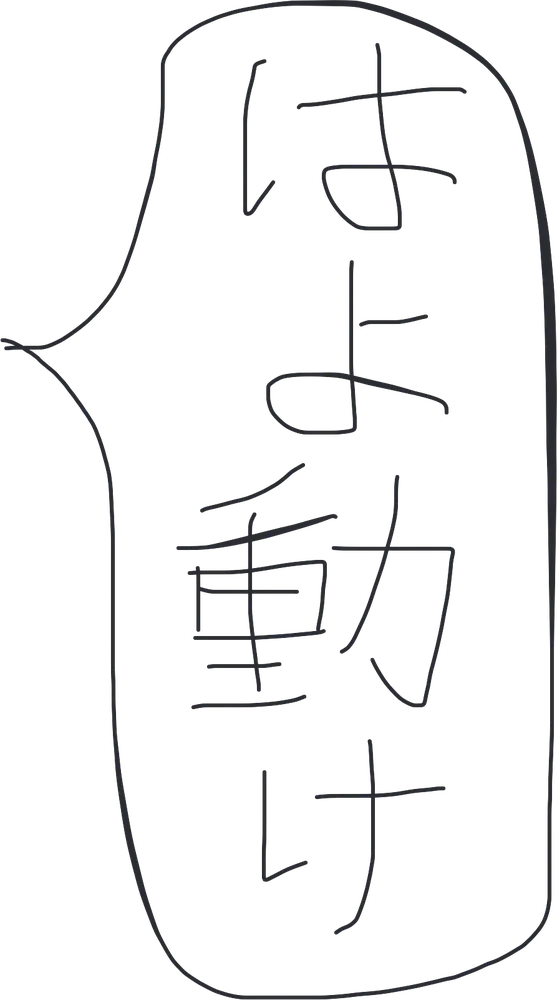
#> input picture assets/draw_bubble.webp, 557 x 1000 px, shrunk from 893 x 1602 before the run
$ python -i build_bubble.py   (imports and definitions only)
#> lines starting #> are read from the running program, lines starting #| are printed output that depends on the picture
# -*- coding: utf-8 -*-
"""手書きの「はよ動け」(白線・黒地)を、紙に載せられる形にする。

本人が黒地に白で書いたものを受け取るので、
  1. 明るさをそのまま alpha に移す(白い線 = 不透明、黒地 = 透明)
  2. JPEG のノイズを切るため、下側にしきい値を置く
  3. 色は本編の鉛筆と同じ #2b2b33 に置き換える
  4. 線のある範囲だけに切り詰める

使い方:
  uv run --with pillow python _source/build_bubble.py _source/hanae_hukidashi_2026-09-05.jpg
"""
import sys
from PIL import Image

LO, HI = 38, 185          # これ以下は透明、これ以上は不透明
INK = (43, 43, 51, 255)   # 本編の鉛筆と同じ色


def build(src, out="assets/draw_bubble.webp"):
#> called with src = '../assets/draw_bubble.webp', out = 'assets/draw_bubble.webp'
    g = Image.open(src).convert("L")
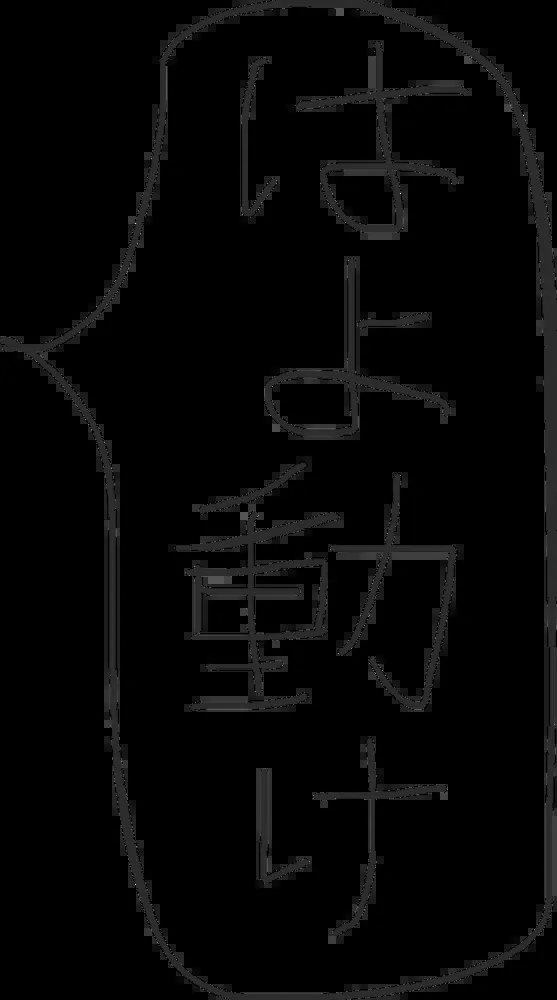
#> g: PIL image 557x1000 L; min 0, max 255, mean 6.5
    a = g.point(lambda v: 0 if v <= LO else (255 if v >= HI else int((v - LO) * 255 / (HI - LO))))
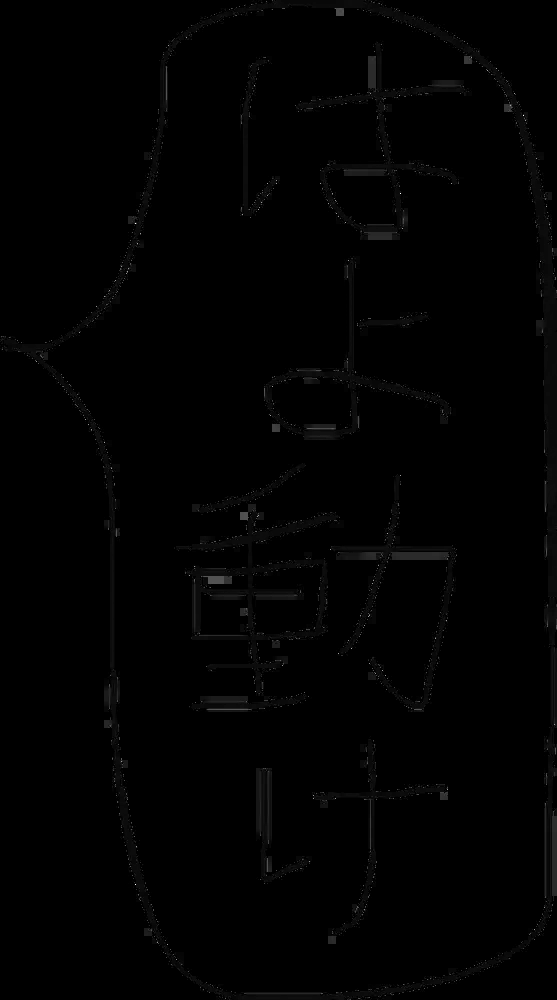
#> a: PIL image 557x1000 L; min 0, max 255, mean 1.6
    a = a.crop(a.getbbox())
    im = Image.new("RGBA", a.size, INK)
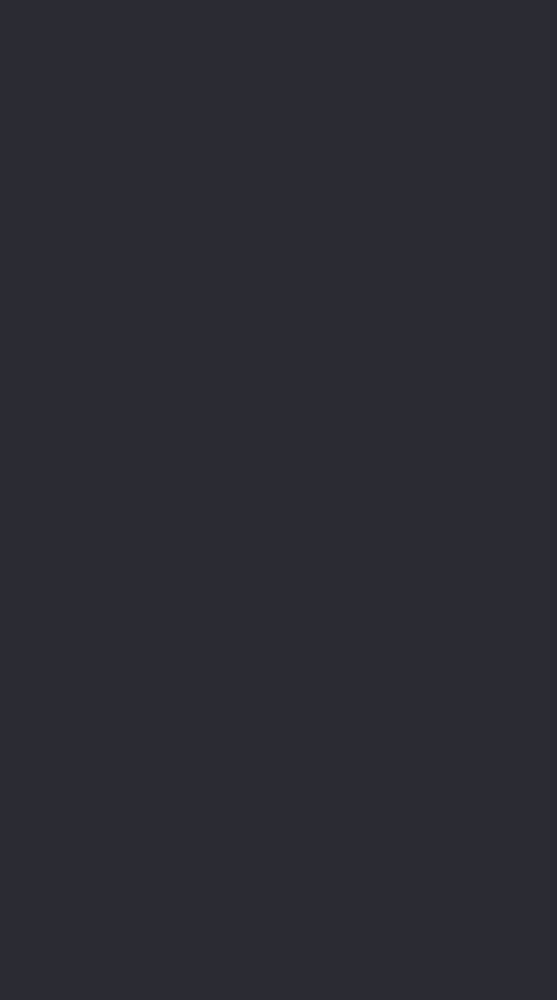
#> im: PIL image 557x1000 RGBA; mean R, G, B, A 43, 43, 51, 255
    im.putalpha(a)
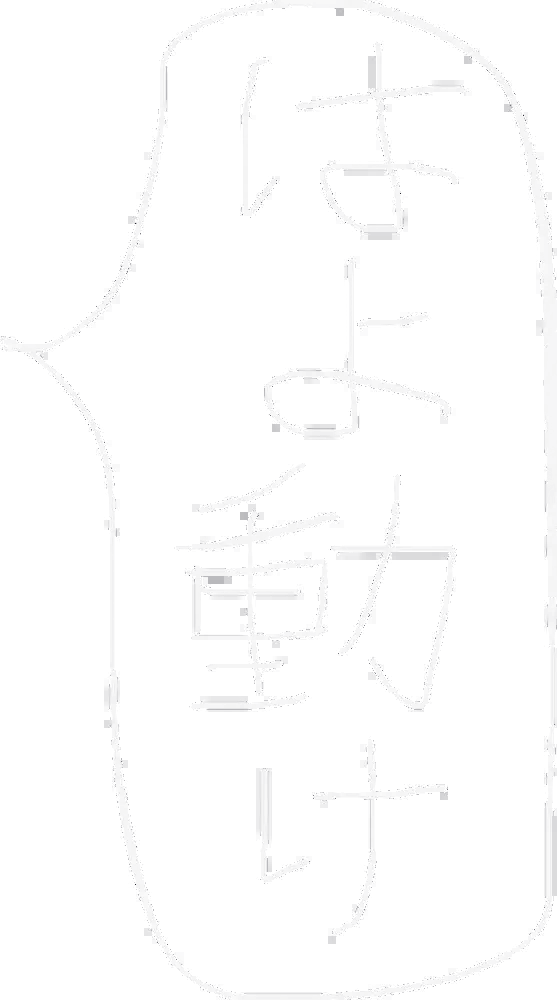
#> im: PIL image 557x1000 RGBA; mean R, G, B, A 43, 43, 51, 1.6; transparent parts drawn white
    im.save(out, "WEBP", quality=94, method=6)
    print("%s %s 縦横比 %.3f" % (out, im.size, im.size[0] / im.size[1]))
#| assets/draw_bubble.webp (557, 1000) 縦横比 0.557


# [2 lines not run here, left out]

>>> result = build('../assets/draw_bubble.webp')
